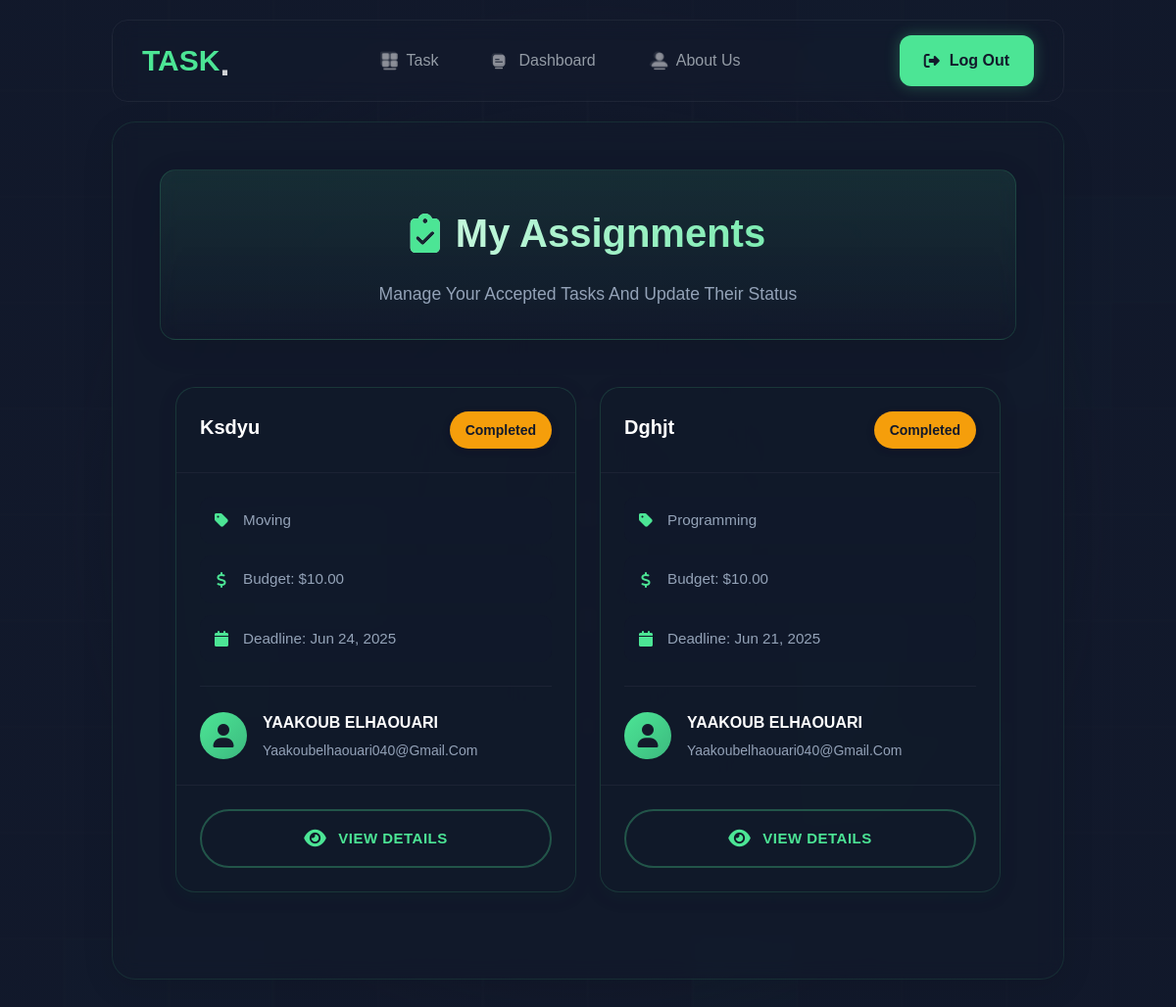
The page /my_assignments.php (signed in) on the database its author committed.
### tables this page shows
CREATE TABLE `tasks` (
  `task_id` int(11) NOT NULL,
  `client_id` int(11) NOT NULL,
  `executor_id` int(11) DEFAULT NULL,
  `title` varchar(100) NOT NULL,
  `description` text NOT NULL,
  `category_id` int(11) DEFAULT NULL,
  `budget` decimal(10,2) NOT NULL,
  `deadline` datetime NOT NULL,
  `status` enum('posted','assigned','in_progress','completed','cancelled') DEFAULT 'posted',
  `created_at` timestamp NOT NULL DEFAULT current_timestamp(),
  `accepted_at` timestamp NULL DEFAULT NULL,
  `location` varchar(255) DEFAULT NULL,
  `image_url` varchar(255) NOT NULL,
  `payment_status` enum('unpaid','paid') DEFAULT 'unpaid'
);

CREATE TABLE `categories` (
  `category_id` int(11) NOT NULL,
  `name` varchar(50) NOT NULL,
  `description` text DEFAULT NULL,
  `icon` varchar(100) DEFAULT NULL
);

CREATE TABLE `users` (
  `id_user` int(11) NOT NULL,
  `name` varchar(100) NOT NULL,
  `email` varchar(100) NOT NULL,
  `password` varchar(255) NOT NULL,
  `role` enum('client','executor') NOT NULL,
  `registration_date` timestamp NOT NULL DEFAULT current_timestamp(),
  `profile_picture` varchar(255) DEFAULT NULL
);

### my_assignments.php (the view, shortened to what this page needs)
<?php
require_once 'config/db.php';
include 'components/head.php';
?>
<!DOCTYPE html>
<html lang="en">
<head>
    <link rel="stylesheet" href="https://cdnjs.cloudflare.com/ajax/libs/font-awesome/6.4.2/css/all.min.css">
    <link rel="stylesheet" href="./style/my_assignments.css">
</head>
<body>
    <main class="container">
    <?php include 'components/header.php'; ?>
        <div class="dashborde-container">
            <div class="assignments-container">
            <div class="assignments-header">
                <h1><i class="fas fa-clipboard-check"></i> My Assignments</h1>
                <p>Manage your accepted tasks and update their status</p>
            </div>
            <?php
            $stmt = $pdo->prepare("
                SELECT t.*, c.name as category_name,
                       u.name as client_name, u.email as client_email,
                       u.profile_picture as client_profile
                FROM tasks t
                LEFT JOIN categories c ON t.category_id = c.category_id
                LEFT JOIN users u ON t.client_id = u.id_user
                WHERE t.executor_id = ? AND t.status != 'posted'
                ORDER BY t.accepted_at DESC
            ");
            $stmt->execute([$_SESSION['user_id']]);
            $assignments = $stmt->fetchAll();
            if (count($assignments) > 0): ?>
                <div class="assignments-grid">
                    <?php foreach ($assignments as $task): ?>
                        <div class="assignment-card">
                            <div class="assignment-header">
                                <h3><?php echo htmlspecialchars($task['title']); ?></h3>
                                <span class="status-badge status-<?php echo strtolower($task['status']); ?>">
                                    <?php echo ucfirst($task['status']); ?>
                                </span>
                            </div>
                            <div class="assignment-details">
                                <div class="detail-row">
                                    <i class="fas fa-tag"></i>
                                    <span><?php echo htmlspecialchars($task['category_name']); ?></span>
                                </div>
                                <div class="detail-row">
                                    <i class="fas fa-dollar-sign"></i>
                                    <span>Budget: $<?php echo number_format($task['budget'], 2); ?></span>
                                </div>
                                <div class="detail-row">
                                    <i class="fas fa-calendar"></i>
                                    <span>Deadline: <?php echo date('M d, Y', strtotime($task['deadline'])); ?></span>
                                </div>
                                <div class="client-info">
                                    <div class="client-avatar">
                                        <?php if ($task['client_profile']): ?>
                                            <img src="<?php echo htmlspecialchars($task['client_profile']); ?>" alt="Client">
                                        <?php else: ?>
                                            <i class="fas fa-user"></i>
                                        <?php endif; ?>
                                    </div>
                                    <div class="client-details">
                                        <p class="client-name"><?php echo htmlspecialchars($task['client_name']); ?></p>
                                        <p class="client-email"><?php echo htmlspecialchars($task['client_email']); ?></p>
                                    </div>
                                </div>
                            </div>
                            <div class="assignment-actions">
                                <a href="task_details.php?id=<?php echo $task['task_id']; ?>" class="btn btn-secondary">
                                    <i class="fas fa-eye"></i> View Details
                                </a>
                            </div>
                        </div>
                    <?php endforeach; ?>
                </div>
            <?php endif; ?>
            </div>
        </div>
    </main>
</body>
</html>

### style/header.css (style rules this page uses)
* { margin: 0; padding: 0; box-sizing: border-box; font-family: "Magnetik", sans-serif; text-transform: capitalize; text-decoration: none; list-style: none; border: none; outline: none; }

### rows shown on the page
tasks: title "Ksdyu", status "Completed", category.name "Moving", budget "10.00", deadline "Jun 24, 2025", client.name "YAAKOUB ELHAOUARI", client.email "Yaakoubelhaouari040@gmail.com"
tasks: title "Dghjt", status "Completed", category.name "Programming", budget "10.00", deadline "Jun 21, 2025", client.name "YAAKOUB ELHAOUARI", client.email "Yaakoubelhaouari040@gmail.com"
